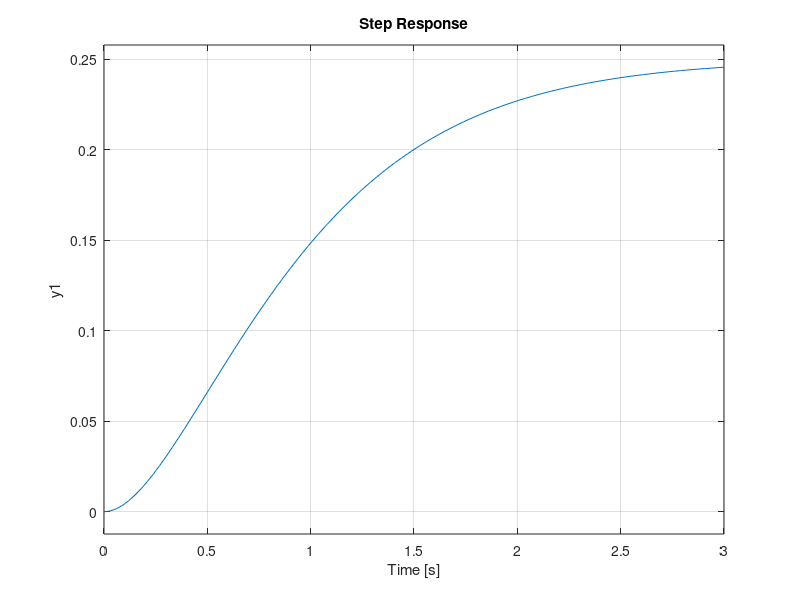
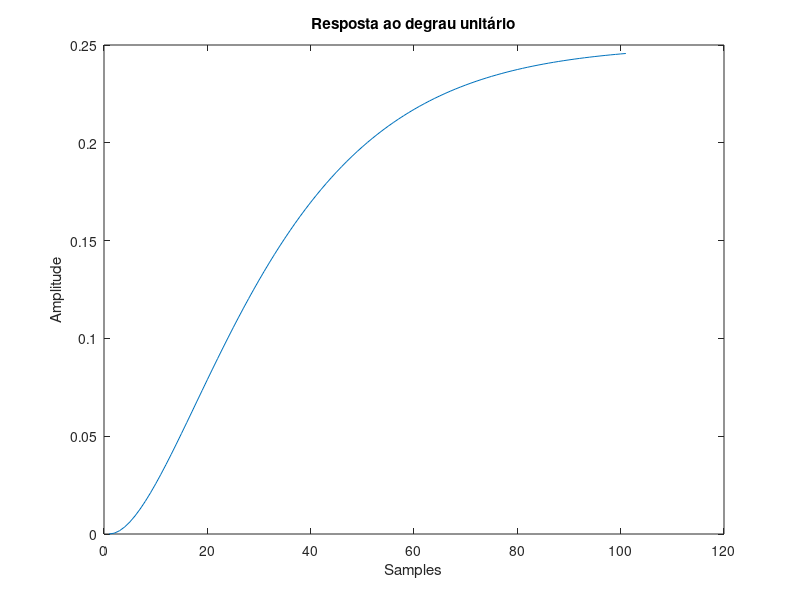
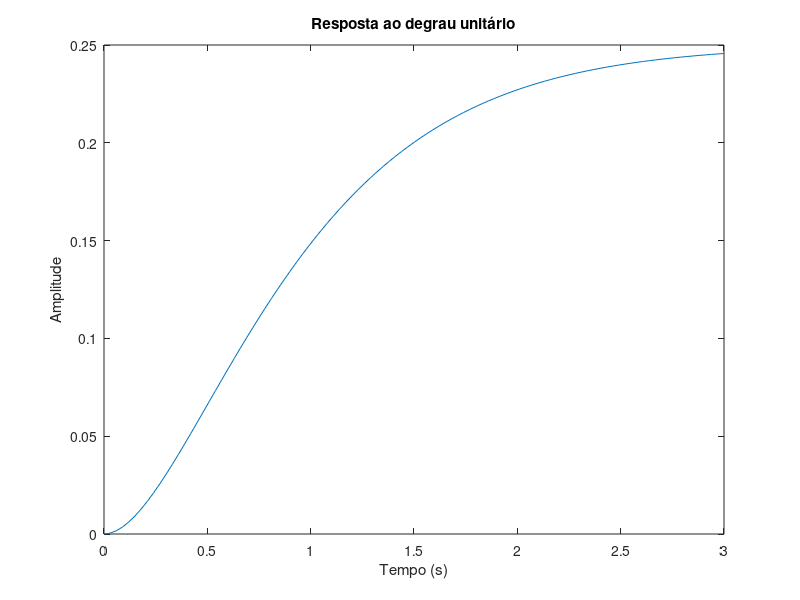
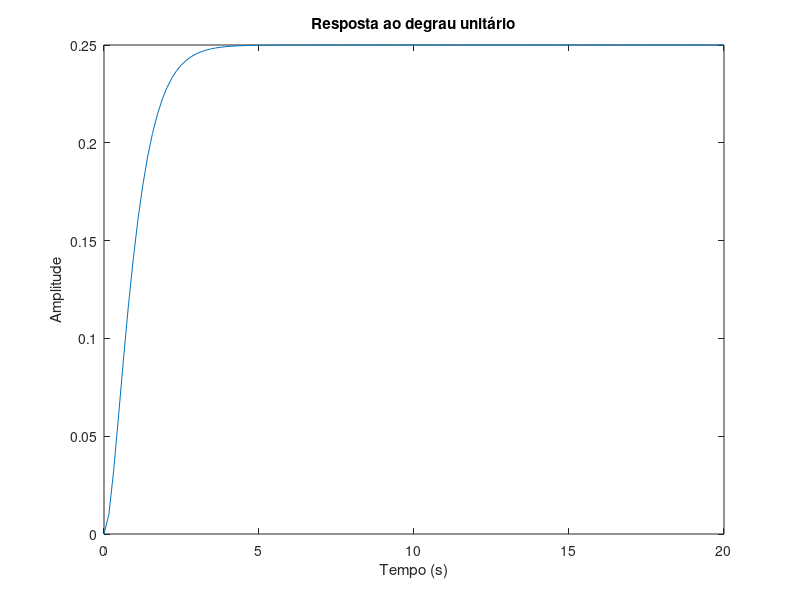

The MATLAB script that drew these images, in order:
%% Aula 2 - 19 Setembro
clear; clc; close;

%% Teste da toolbox de controlo
% tf -> declara uma variácel do tipo funçao de transferência, sendo
% passados os polinómios do numerador e denominador.
% Se definirmos uma variável função de transferência, todas as expressões
% que usarem essa variável serão também objetos função de transferência
s = tf('s');

% Função transferência do sistema
Gs = 1/(s+2)^2;

%% Resposta a um degrau unitário - Método 1
% step -> determina a resposta ao degrau unitário de uma função de
% transferência.
% Quando chamada sem argumentos de retorno, a função step chama a função
% stepplot e efetua o plot da step response do sistema
figure(1)
step(Gs)

%% Resposta a um degrau unitário - Método 2
% Quando chamada com um argumento de retorno, a função step devolve a
% resposta em frequencia do sistema
y = step(Gs);
figure(2)
plot(y)
title('Resposta ao degrau unitário');
ylabel('Amplitude');
xlabel('Samples');

%% Resposta a um degrau unitário - Método 3
% Quando chamada com dois argumentos de retorno, a função step devolve o
% vetor temporal considerado no cálculo da resposta do sistema ao degrau
% unitário
[y, t] = step(Gs);
figure(3)
plot(t, y)
title('Resposta ao degrau unitário');
ylabel('Amplitude');
xlabel('Tempo (s)');

%% Resposta a um degrau unitário - Método 4
% Quando chamada com dois argumentos, o 2º argumento no caso de ser um
% valor escalar é o tempo máximo de simulação em segundos
[y, t] = step(Gs, 20);
figure(4)
plot(t, y)
title('Resposta ao degrau unitário');
ylabel('Amplitude');
xlabel('Tempo (s)');
    
%% Resposta a um degrau unitário - Método 5
% Quando chamada com 2 argumentos, no qual o 2º argumento é um vetor, a
% funçao step considera o 2º argumento como o vetor temporal na qual
% calcula a resposta da step function
y = step(Gs, t);
figure(5)
plot(t, y);
title('Resposta ao degrau unitário');
ylabel('Amplitude');
xlabel('Tempo (s)');

